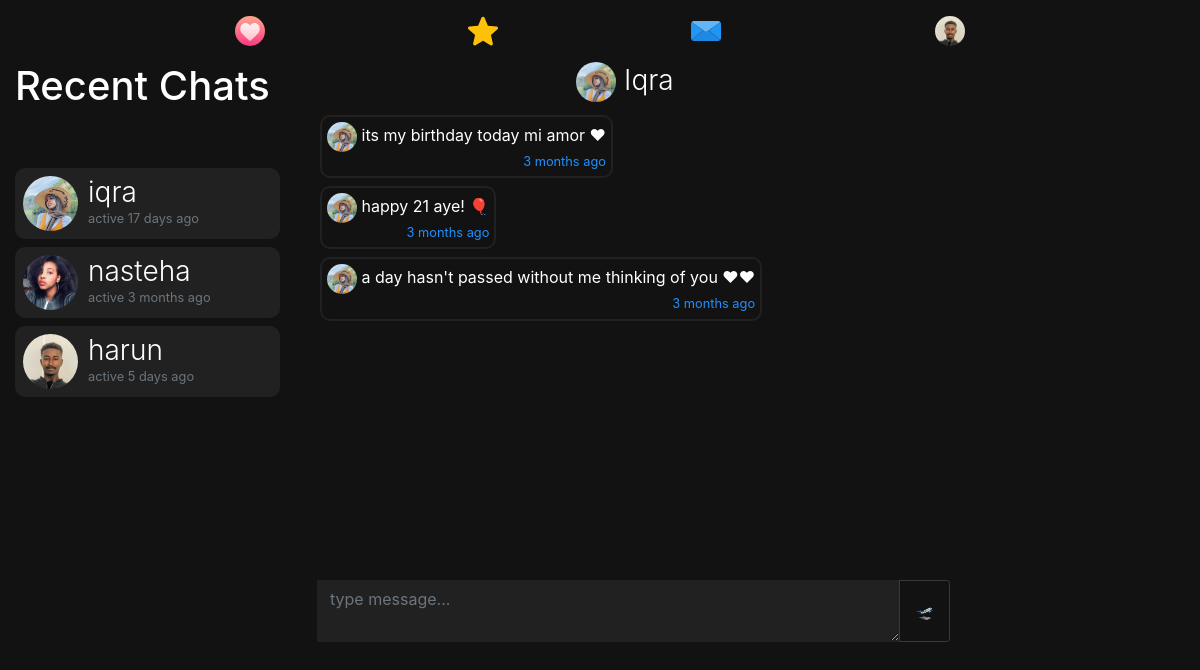
Page /m/iqra (signed in) on the earlier database version.
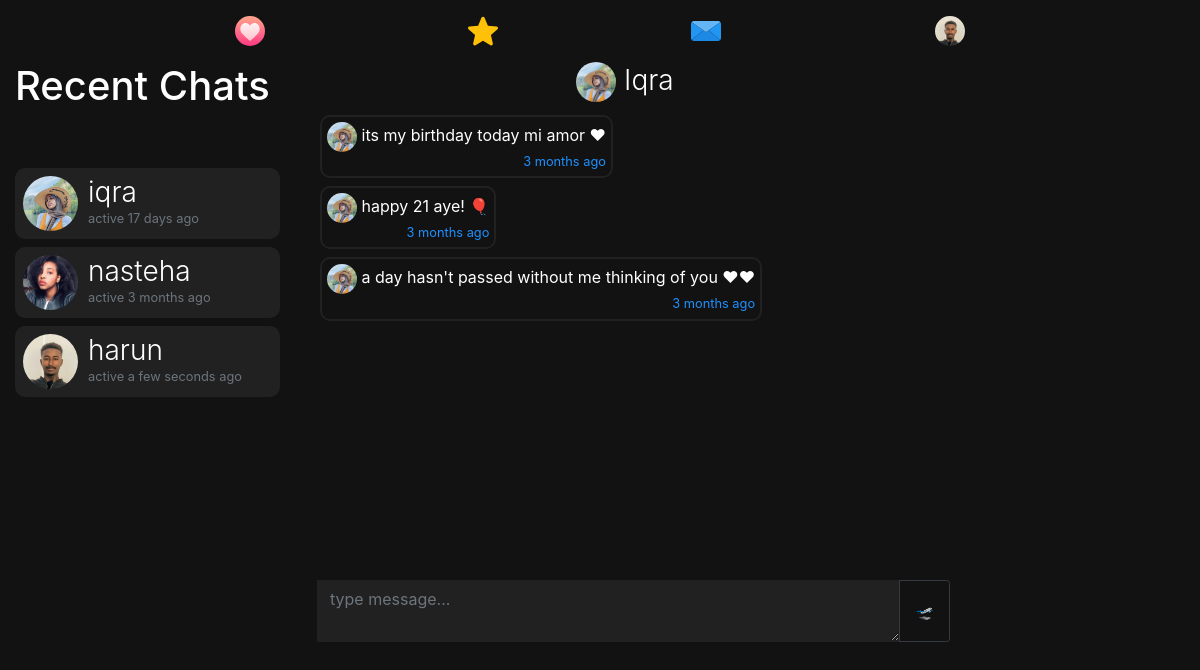
Same page on the later database version.
### dating/models.py (models this page shows, shortened)
class User(db.Model, UserMixin):
	id = db.Column(db.Integer, primary_key=True)
	username = db.Column(db.String(20), unique=True, nullable=False)
	email = db.Column(db.String(120), unique=True, nullable=True)
	dp = db.Column(db.String(20), nullable=False, default='default.jpg')
	dp2 = db.Column(db.String(20), nullable=False, default='flip.png')
	dp3 = db.Column(db.String(20), nullable=False, default='plane.png')
	password = db.Column(db.String(60), nullable=False)
	last_seen = db.Column(db.DateTime, default=datetime.utcnow)
	date_joined = db.Column(db.DateTime, nullable=False, default=datetime.utcnow)
	department = db.Column(db.String(20), nullable=False)
	student_number = db.Column(db.Integer(), unique=True, nullable=True)
	age = db.Column(db.DateTime, nullable=False)
	gender = db.Column(db.String(20), nullable=False)
	country = db.Column(db.String(20), default="Cyprus", nullable=True)
	bio = db.Column(db.String(120), nullable=True)
	private = db.Column(db.Boolean, default=False, nullable=False)
	snapchat = db.Column(db.String(20), default="snapchat", nullable=True)
	instagram = db.Column(db.String(20), default="instagram", nullable=True)
	followed = db.relationship(
		'User', secondary=followers,
		primaryjoin=(followers.c.follower_id == id),
		secondaryjoin=(followers.c.followed_id == id),
		backref=db.backref('followers', lazy='dynamic'), lazy='dynamic')
	messages_sent = db.relationship('Message',
									foreign_keys='Message.sender_id',
									backref='author', lazy='dynamic')
	messages_received = db.relationship('Message',
										foreign_keys='Message.recipient_id',
										backref='recipient', lazy='dynamic')
	last_message_read_time = db.Column(db.DateTime)
	def new_messages(self):
		last_read_time = self.last_message_read_time or datetime(1900, 1, 1)
		return Message.query.filter_by(recipient=self).filter(
			Message.timestamp > last_read_time).count()

### dating/routes.py (the view)
@app.route('/m/<recipient>', methods=['GET', 'POST'])
@login_required
def message(recipient):
	current_user.last_message_read_time = datetime.utcnow()
	db.session.commit()
	recipient = recipient.lower()
	user = User.query.filter_by(username=recipient).first_or_404()
	current_user.last_message_read_time = datetime.utcnow()
	db.session.commit()
	form = MessageForm()
	if form.validate_on_submit():
		msg = m(author=current_user, recipient=user, body=form.message.data)
		db.session.add(msg)
		db.session.commit()
		flash('Your message has been sent.', 'success')
		return redirect(url_for('message', recipient=recipient))
	sent = current_user.messages_sent.filter_by(recipient_id=user.id)
	received = current_user.messages_received.filter_by(sender_id=user.id)
	messages = sent.union(received).order_by(m.timestamp.asc())
	messages_received = current_user.messages_received.order_by(m.timestamp.desc())
	messages_sent = current_user.messages_sent.order_by(m.timestamp.desc())
	recent_chats = list()
	for message in messages_received:
		recent_chats.append(message.author)
	for message in messages_sent:
		recent_chats.append(message.recipient)
	recent_chats = list(dict.fromkeys(recent_chats))
	return render_template('send_message.html', recipient=recipient, title="Chat with " + recipient.title() , user=user, form=form, messages=messages, recent_chats=recent_chats)

### dating/forms.py
class MessageForm(FlaskForm):
    message = TextAreaField((''), validators=[DataRequired()]) #Length(min=0, max=140)
    submit = SubmitField('🛫')

### dating/models.py (called while the page is built)
@login_manager.user_loader
def load_user(user_id):
	return User.query.get(int(user_id))

### dating/routes.py (called while the page is built)
@app.before_request
def before_request():
	if current_user.is_authenticated:
		current_user.last_seen = datetime.utcnow()
		db.session.commit()

### dating/templates/send_message.html (shortened to what this page needs)
{% extends "layout.html" %}
{% block content %}
<div class="container-fluid">
  <div class="row">
    <div class="col-lg-3 d-none d-lg-block position-fixed">
       <h1>
        Recent Chats
         {% set new_messages = current_user.new_messages() %}<span id="message_count" class="badge badge-warning"style="visibility: {% if new_messages %}visible{% else %}hidden {% endif %};">{{ new_messages }}</span></a>
      </h1>
      <div style="overflow:auto;height:500px;padding-right:5px;">
      {% for person in recent_chats %}
      <a href="{{ url_for('message',recipient=person.username) }}" style="text-decoration:none;">
      <header class="mb-2">
        <img src="{{ url_for('static', filename='profile_pics/' + person.dp) }}" alt="default profile" class="profile-thumbnail">
        <div class="profile-name">
          <h3>{{person.username}}</h3>
          <small class="text-muted">active {{ moment(person.last_seen).fromNow() }}</small>
        </div>
      </header>
      </a>
      {% endfor %}
    </div>
</div>
    <div class="col-lg-7 offset-lg-3">
      <h3 style="text-align:center;margin-left:-50px;">
        <img src="{{ url_for('static', filename='profile_pics/' + user.dp) }}" alt="default profile" style="width:40px;height:40px;border-radius:50%;">
        <a href="{{url_for('user_posts', username=recipient)}}" style="color:#fff;">{{user.username.title()}}
           </a></h3>
           <div style="overflow-y:auto;height:460px;padding:5px;">
      {% for message in messages %}
          <p class="mb-2"
          style="
          {% if message.author == current_user%}
            text-align:left;padding:5px;border-radius:10px;display:inline-block;float:right;clear:both;max-width:75%;background:#212121;
          {%else%}
            text-align:left;padding:5px;border-radius:10px;display:inline-block;max-width:75%;border:2px solid #212121;
          {% endif %}">
          {% if message.author != current_user %}
          <img src="{{ url_for('static', filename='profile_pics/' + message.author.dp) }}" alt="profile pic" title="{{message.author.username.lower()}}" style="width:30px;height:30px;border-radius:50%">
          {% endif %}
          {{message.body | urlize(40, target='_blank')}}
          <br>
          <small style="display:inline-block;float:right;">{{ moment(message.timestamp).fromNow() }}</small>
        </p>
        <br>
        {% endfor %}
        </div>
      <div class="post" style="background:none;padding:2px;width:95%;">
          <form method="POST" action="" enctype="multipart/form-data">
            <div class="input-group mt-2 mr-2" style="overflow:hidden">
              {% if form.message.errors %}
                {{ form.message(class="form-control border-0 rounded-0 resize-none dark-theme border border-dark", placeholder="type message...") }}
                <div class="invalid-feedback">
                  {% for error in form.message.errors %}
                    <span>{{ error }}</span>
                  {% endfor %}
                </div>
                  {% else %}
                    {{ form.message(class="form-control border-0 rounded-0 resize-none dark-theme border border-dark", placeholder="type message...") }}
                  {% endif %}
                  <div class="input-group-append">
                    {{ form.submit(class="btn btn-outline-dark btn-sm p-3") }}
                  </div>
              </div>
          </form>
  </div>
</div>
{% endblock content %}

### dating/templates/layout.html (shortened to what this page needs)
<!doctype html>
<html lang="en">
  <head>
    <link rel="stylesheet" href="https://stackpath.bootstrapcdn.com/bootstrap/4.3.1/css/bootstrap.min.css">
    <link rel="stylesheet" type="text/css" href="{{ url_for('static', filename='main.css') }}">
  </head>
  <body>
<nav class="navbar navbar-expand-md navbar-dark sticky-top justify-content-center d-none d-lg-block">
   <ul class="nav">
    <li {% if '/home' == request.path %}  class="active" {% endif %}>
      <a href="{{url_for('home')}}"><img src="{{ url_for('static', filename='resources/' + 'swipe.svg') }}" style="width:30px;height:30px;"></a>
    </li>
    <li {% if '/discover' == request.path %}  class="active" {% endif %}>
      <a href="{{url_for('discover')}}"><img src="{{ url_for('static', filename='resources/' + 'like.svg') }}" style="width:30px;height:30px;"></a>
    </li>
    <li {% if '/messages' == request.path %}  class="active" {% endif %}>
      <a href="{{url_for('messages')}}">
        <img src="{{ url_for('static', filename='resources/' + 'message.svg') }}" style="width:30px;height:30px;">
      </a>
    </li>
    <li>
      <a href="{{url_for('user_posts', username=current_user.username)}}">
        {% if current_user.is_authenticated %}
          <img src="{{ url_for('static', filename='profile_pics/' + current_user.dp) }}" style="width:30px;height:30px;border-radius:50%">
        {% else %}
        <img src="https://www.flaticon.com/premium-icon/icons/svg/3133/3133799.svg" style="width:30px;height:30px;">
        {% endif %}
      </a>
    </li>
</ul>
</nav>
  {% block content %} {% endblock %}
  </body>
</html>

Differences in the rows shown:
changed User "harun": last_seen "5 days ago" → "a few seconds ago"
